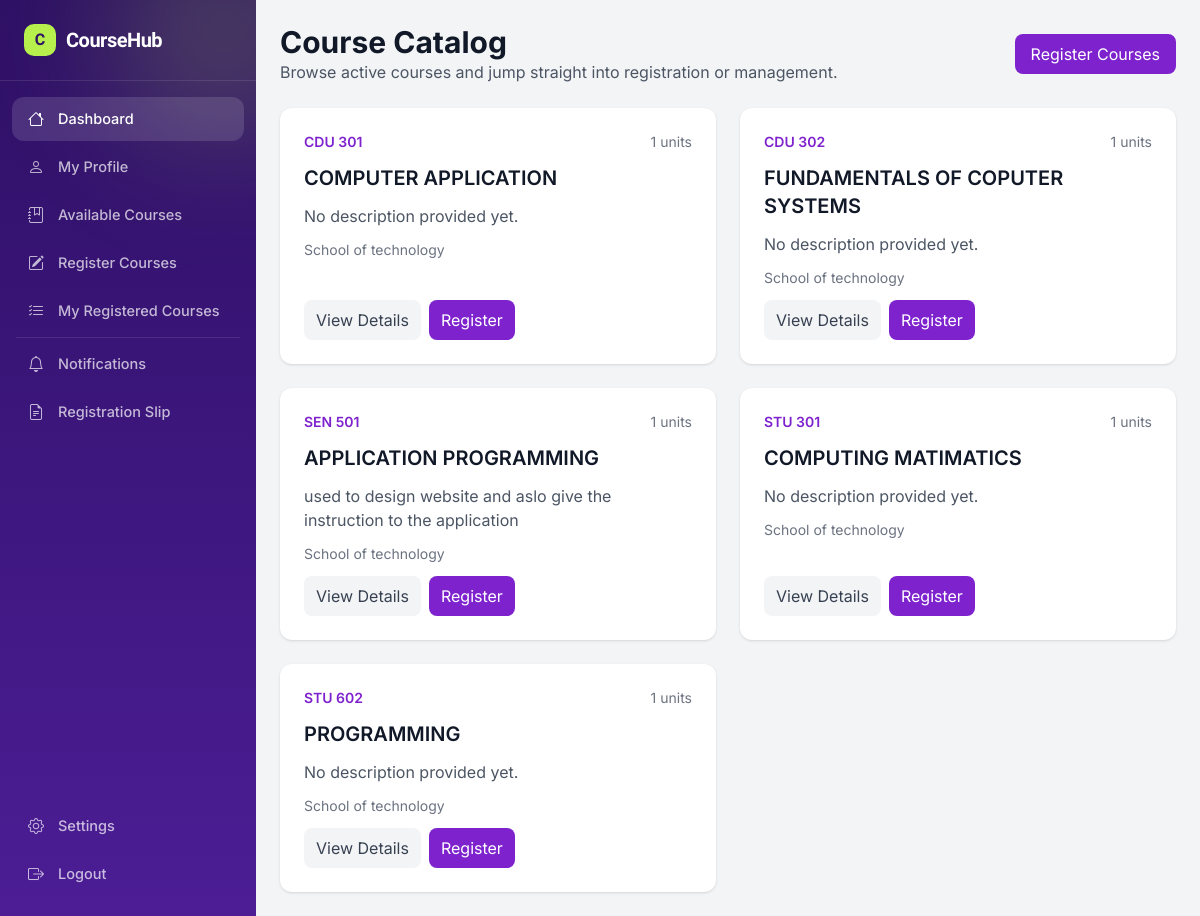
Before: /courses/ (signed in) with the older database file.
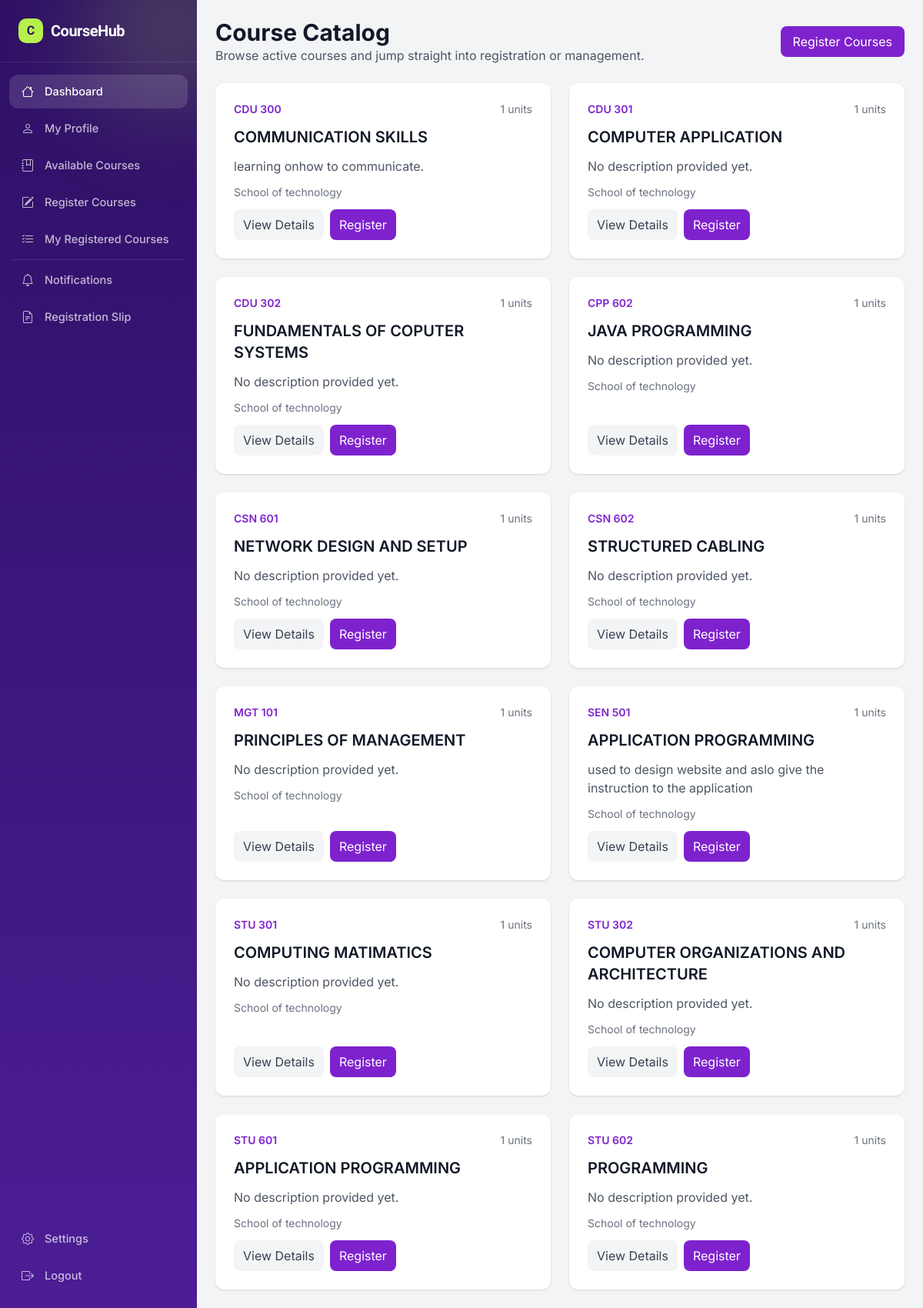
After: the same page with the newer database file.
### courses/models.py (models this page shows, shortened)
class Course(models.Model):
    department = models.ForeignKey(
        Department,
        on_delete=models.CASCADE,
        related_name='courses',
        verbose_name='Department/School',
        help_text='Select the department or school offering this course.',
    )
    code = models.CharField(max_length=20, unique=True)
    title = models.CharField(max_length=200)
    description = models.TextField(blank=True)
    credit_hours = models.PositiveIntegerField(
        default=3,
        verbose_name='Units',
        help_text='Number of credit units for this course.',
    )
    semester = models.CharField(max_length=50, blank=True)
    is_active = models.BooleanField(default=True)
    created_at = models.DateTimeField(auto_now_add=True)
    class Meta:
        verbose_name_plural = 'Courses'

### departments/models.py (models this page shows, shortened)
class Department(models.Model):
    name = models.CharField(max_length=150, unique=True)
    code = models.CharField(max_length=20, unique=True)
    description = models.TextField(blank=True)
    created_at = models.DateTimeField(auto_now_add=True)
    class Meta:
        verbose_name_plural = 'Departments'

### courses/views.py (the view)
# urls.py: path('', views.course_list, name='course_list'),
@login_required
def course_list(request):
    courses = Course.objects.filter(is_active=True).order_by('code')
    return render(request, 'courses/course_list.html', {'courses': courses})

### templates/courses/course_list.html (shortened to what this page needs)
{% extends 'base.html' %}
{% block content %}
<div class="max-w-7xl mx-auto p-6">
    <div class="flex flex-col gap-3 md:flex-row md:items-center md:justify-between mb-6">
        <div>
            <h1 class="text-3xl font-bold">Course Catalog</h1>
            <p class="text-gray-600">Browse active courses and jump straight into registration or management.</p>
        </div>
        <div class="flex flex-wrap gap-3">
            {% if user.is_authenticated and not user.is_staff %}
                <a href="{% url 'register_courses' %}" class="bg-purple-700 text-white px-4 py-2 rounded-lg hover:bg-purple-600">Register Courses</a>
            {% endif %}
        </div>
    </div>
    {% if courses %}
        <div class="grid gap-6 md:grid-cols-2 xl:grid-cols-3">
            {% for course in courses %}
                <div class="bg-white rounded-xl shadow p-6 flex flex-col gap-3">
                    <div class="flex items-center justify-between gap-3">
                        <span class="text-sm font-semibold text-purple-700">{{ course.code }}</span>
                        <span class="text-sm text-gray-500">{{ course.credit_hours }} units</span>
                    </div>
                    <h3 class="text-xl font-semibold">{{ course.title }}</h3>
                    <p class="text-gray-600">{{ course.description|default:'No description provided yet.'|truncatewords:20 }}</p>
                    <div class="text-sm text-gray-500">{{ course.department.name|default:'Department not assigned' }}</div>
                    <div class="mt-auto flex flex-wrap gap-2">
                        <a href="{% url 'course_detail' course.id %}" class="bg-gray-100 text-gray-700 px-3 py-2 rounded-lg hover:bg-gray-200">View Details</a>
                        {% if user.is_authenticated and not user.is_staff %}
                            <a href="{% url 'register_courses' %}" class="bg-purple-700 text-white px-3 py-2 rounded-lg hover:bg-purple-600">Register</a>
                        {% endif %}
                    </div>
                </div>
            {% endfor %}
        </div>
    {% else %}
        <div class="bg-white rounded-xl shadow p-6 text-gray-500">No active courses are available at the moment.</div>
    {% endif %}
</div>
{% endblock %}

Changed rows visible on the page:
added Course: code "CDU 300", credit_hours "1", title "COMMUNICATION SKILLS", description "learning onhow to communicate.", department.name "School of technology"
added Course: code "CPP 602", credit_hours "1", title "JAVA PROGRAMMING", description "No description provided yet.", department.name "School of technology"
added Course: code "CSN 601", credit_hours "1", title "NETWORK DESIGN AND SETUP", description "No description provided yet.", department.name "School of technology"
added Course: code "CSN 602", credit_hours "1", title "STRUCTURED CABLING", description "No description provided yet.", department.name "School of technology"
added Course: code "MGT 101", credit_hours "1", title "PRINCIPLES OF MANAGEMENT", description "No description provided yet.", department.name "School of technology"
added Course: code "STU 302", credit_hours "1", title "COMPUTER ORGANIZATIONS AND ARCHITECTURE", description "No description provided yet.", department.name "School of technology"
now on this page (row edited): Course: code "STU 601", credit_hours "1", title "APPLICATION PROGRAMMING", description "No description provided yet.", department.name "School of technology"
